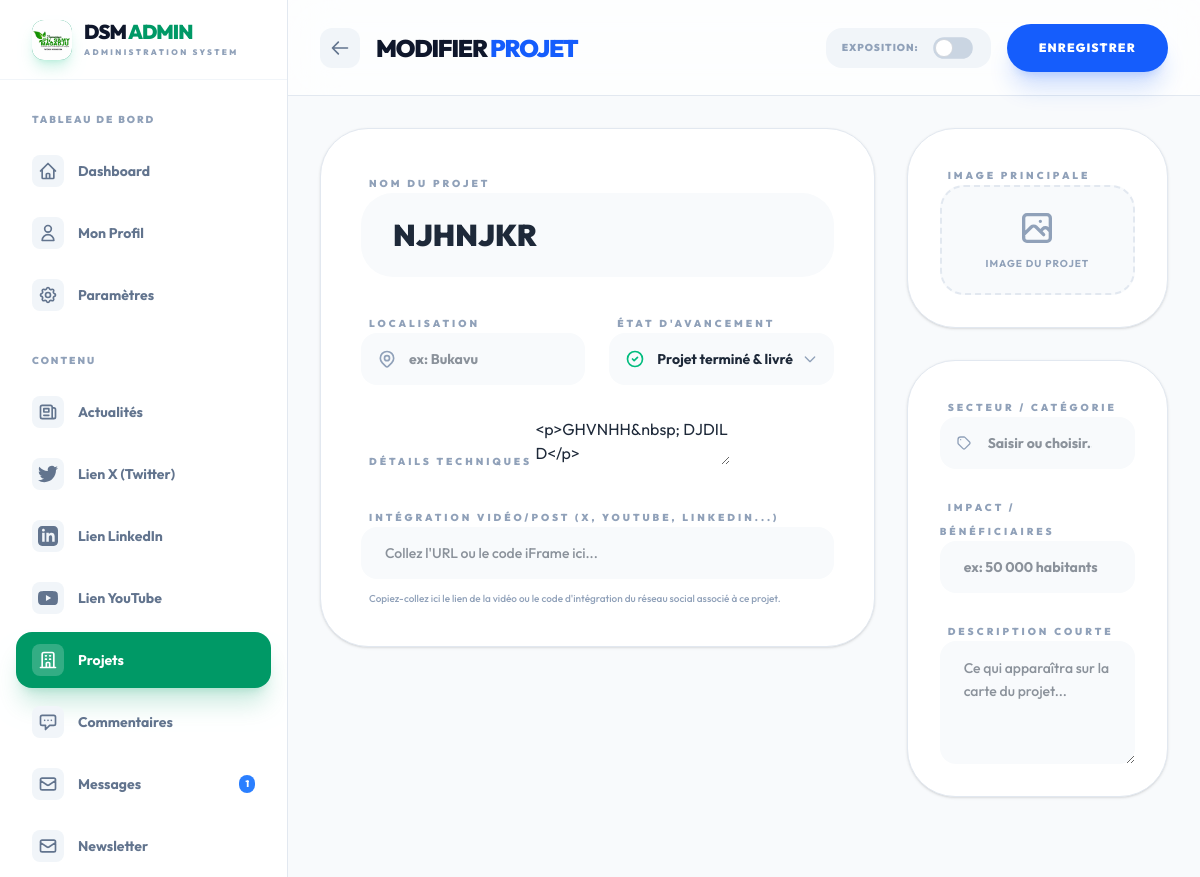
The page /admin/projects_edit.php?id=6 (signed in) on the database its author committed.
### tables this page shows
CREATE TABLE `projects` (
  `id` int(11) NOT NULL,
  `nanoid` varchar(12) DEFAULT NULL,
  `author_id` int(11) DEFAULT NULL,
  `title` varchar(255) NOT NULL,
  `slug` varchar(255) NOT NULL,
  `description` text NOT NULL,
  `content` text NOT NULL,
  `embed_code` text DEFAULT NULL,
  `image` varchar(255) DEFAULT NULL,
  `location` varchar(255) DEFAULT NULL,
  `category` varchar(100) DEFAULT NULL,
  `status` enum('En cours','Terminé','Planifié') DEFAULT 'En cours',
  `start_date` date DEFAULT NULL,
  `end_date` date DEFAULT NULL,
  `budget` varchar(100) DEFAULT NULL,
  `beneficiaries` varchar(255) DEFAULT NULL,
  `created_at` timestamp NOT NULL DEFAULT current_timestamp(),
  `updated_at` timestamp NOT NULL DEFAULT current_timestamp() ON UPDATE current_timestamp(),
  `published` tinyint(1) DEFAULT 1
);

### admin/projects_edit.php (the view, shortened to what this page needs)
<?php
$pdo = getDBConnection();
$project = null;
$id_param = isset($_GET['id']) ? $_GET['id'] : 0;
$id = 0;
if ($id_param) {
    if (is_numeric($id_param)) {
        $id = (int)$id_param;
    } else {
        $decoded = $hashids->decode($id_param);
        $id = !empty($decoded) ? $decoded[0] : 0;
    }
}
if ($id) {
    $stmt = $pdo->prepare("SELECT * FROM projects WHERE id = :id");
    $stmt->execute([':id' => $id]);
    $project = $stmt->fetch();
}
?>
<!DOCTYPE html>
<html lang="fr" class="h-full">
<head>
    <link rel="stylesheet" href="<?php echo SITE_URL; ?>/dist/output.css">
</head>
<body class="bg-slate-50 dark:bg-slate-950 transition-colors duration-300 min-h-screen">
    <?php include 'includes/sidebar.php'; ?>
    <main class="lg:ml-72 flex flex-col min-w-0">
        <form method="POST" enctype="multipart/form-data">
        <header class="h-24 sticky top-0 z-40 bg-white/70 dark:bg-slate-900/70 backdrop-blur-xl border-b border-slate-200 dark:border-slate-800 flex items-center justify-between px-8">
            <div class="flex items-center gap-4">
                <a href="<?php echo SITE_URL; ?>/admin/projets" class="w-10 h-10 rounded-xl bg-slate-100 dark:bg-slate-800 flex items-center justify-center text-slate-500 hover:text-blue-600 transition-all">
                    <svg class="w-5 h-5" fill="none" stroke="currentColor" viewBox="0 0 24 24"><path stroke-linecap="round" stroke-linejoin="round" stroke-width="2" d="M10 19l-7-7m0 0l7-7m-7 7h18"/></svg>
                </a>
                <h1 class="text-2xl font-black text-slate-900 dark:text-white uppercase tracking-tighter"><?php echo $id ? 'Modifier' : 'Nouveau'; ?> <span class="text-blue-600">Projet</span></h1>
            </div>
            <div class="flex items-center gap-4">
                <div class="hidden md:flex items-center gap-3 px-4 py-2 bg-slate-100 dark:bg-slate-800 rounded-2xl">
                    <span class="text-[10px] font-black text-slate-400 uppercase tracking-widest">Exposition:</span>
                    <label class="relative inline-flex items-center cursor-pointer scale-90">
                        <div class="w-11 h-6 bg-slate-300 peer-focus:outline-none rounded-full peer dark:bg-slate-700 peer-checked:after:translate-x-full peer-checked:after:border-white after:content-[''] after:absolute after:top-[2px] after:left-[2px] after:bg-white after:border-gray-300 after:border after:rounded-full after:h-5 after:w-5 after:transition-all peer-checked:bg-blue-600"></div>
                    </label>
                </div>
                <button type="submit" class="bg-blue-600 hover:bg-blue-700 text-white px-8 py-4 rounded-[1.5rem] font-black uppercase tracking-widest text-xs shadow-xl shadow-blue-600/20 hover:-translate-y-1 transition-all">
                    Enregistrer
                </button>
            </div>
        </header>
        <div class="p-8 pb-20 max-w-6xl mx-auto w-full animate-fade-in">
            <div class="grid grid-cols-1 lg:grid-cols-3 gap-8">
                <div class="lg:col-span-2 space-y-8">
                    <div class="bg-white dark:bg-slate-900 p-10 rounded-[3rem] shadow-sm border border-slate-200 dark:border-slate-800 space-y-8">
                        <div class="space-y-3">
                            <label class="text-[10px] font-black text-slate-400 uppercase tracking-[0.3em] ml-2">Nom du Projet</label>
                            <input type="text" name="title" value="<?php echo htmlspecialchars($project['title'] ?? ''); ?>" placeholder="Titre du projet (optionnel si media)..."
                                   class="block w-full px-8 py-6 bg-slate-50 dark:bg-slate-800 border-none rounded-[2rem] focus:ring-4 focus:ring-blue-500/10 transition-all dark:text-white font-black text-3xl placeholder-slate-300">
                        </div>
                        <div class="grid grid-cols-1 md:grid-cols-2 gap-6">
                            <div class="space-y-3">
                                <label class="text-[10px] font-black text-slate-400 uppercase tracking-[0.3em] ml-2">Localisation</label>
                                <div class="relative">
                                    <div class="absolute inset-y-0 left-0 pl-4 flex items-center pointer-events-none text-slate-400">
                                    </div>
                                    <input type="text" name="location" value="<?php echo htmlspecialchars($project['location'] ?? ''); ?>" placeholder="ex: Bukavu"
                                           class="block w-full pl-12 pr-6 py-4 bg-slate-50 dark:bg-slate-800 border-none rounded-2xl focus:ring-4 focus:ring-blue-500/10 transition-all dark:text-white font-bold text-sm">
                                </div>
                            </div>
                            <div class="space-y-3">
                                <label class="text-[10px] font-black text-slate-400 uppercase tracking-[0.3em] ml-2">État d'avancement</label>
                                <div class="relative group">
                                    <div id="status-icon-container" class="absolute inset-y-0 left-0 pl-4 flex items-center pointer-events-none transition-colors <?php
                                        $status = $project['status'] ?? 'En cours';
                                        echo $status === 'Terminé' ? 'text-emerald-500' : ($status === 'Planifié' ? 'text-blue-500' : 'text-amber-500');
                                    ?>">
                                    </div>
                                    <select name="status" id="status-select" class="block w-full pl-12 pr-10 py-4 bg-slate-50 dark:bg-slate-800 border-none rounded-2xl focus:ring-4 focus:ring-blue-500/10 transition-all dark:text-white font-bold text-sm appearance-none cursor-pointer">
                                        <option value="Terminé" <?php echo ($project['status'] ?? '') === 'Terminé' ? 'selected' : ''; ?>>Projet terminé & livré</option>
                                    </select>
                                    <div class="absolute inset-y-0 right-0 pr-4 flex items-center pointer-events-none text-slate-400">
                                    </div>
                                </div>
                            </div>
                        </div>
                        <div class="space-y-3 tinymce-container">
                            <label class="text-[10px] font-black text-slate-400 uppercase tracking-[0.3em] ml-2">Détails techniques</label>
                            <textarea id="content" name="content"><?php echo htmlspecialchars($project['content'] ?? ''); ?></textarea>
                        </div>
                        <div class="space-y-3">
                            <label class="text-[10px] font-black text-slate-400 uppercase tracking-[0.3em] ml-2">Intégration Vidéo/Post (X, YouTube, LinkedIn...)</label>
                            <input type="text" name="embed_code" value="<?php echo htmlspecialchars($project['embed_code'] ?? ''); ?>" placeholder="Collez l'URL ou le code iFrame ici..."
                                   class="block w-full px-6 py-4 bg-slate-50 dark:bg-slate-800 border-none rounded-2xl focus:ring-4 focus:ring-blue-500/10 transition-all dark:text-white font-medium text-sm">
                            <p class="text-[10px] font-medium text-slate-400 ml-2">Copiez-collez ici le lien de la vidéo ou le code d'intégration du réseau social associé à ce projet.</p>
                        </div>
                    </div>
                </div>
                <div class="space-y-8">
                    <div class="bg-white dark:bg-slate-900 p-8 rounded-[3rem] shadow-sm border border-slate-200 dark:border-slate-800 space-y-6">
                        <label class="text-[10px] font-black text-slate-400 uppercase tracking-[0.3em] ml-2">Image Principale</label>
                        <div class="group relative aspect-video bg-slate-50 dark:bg-slate-800 rounded-3xl overflow-hidden border-2 border-dashed border-slate-200 dark:border-slate-700 flex flex-col items-center justify-center text-center p-4">
                            <div id="placeholder-ui" class="<?php echo ($project && $project['image']) ? 'hidden' : ''; ?> flex flex-col items-center">
                                <p class="text-[10px] font-bold text-slate-400 uppercase tracking-widest">Image du Projet</p>
                            </div>
                        </div>
                    </div>
                    <div class="bg-white dark:bg-slate-900 p-8 rounded-[3rem] shadow-sm border border-slate-200 dark:border-slate-800 space-y-6">
                        <div class="space-y-3">
                            <label class="text-[10px] font-black text-slate-400 uppercase tracking-[0.3em] ml-2">Secteur / Catégorie</label>
                            <div class="relative group">
                                <div class="absolute inset-y-0 left-0 pl-4 flex items-center pointer-events-none text-slate-400 group-focus-within:text-blue-600 transition-colors">
                                </div>
                                <input list="category-list" name="category" value="<?php echo htmlspecialchars($project['category'] ?? ''); ?>" placeholder="Saisir ou choisir..."
                                       class="block w-full pl-12 pr-6 py-4 bg-slate-50 dark:bg-slate-800 border-none rounded-2xl focus:ring-4 focus:ring-blue-500/10 transition-all dark:text-white font-bold text-sm">
                            </div>
                        </div>
                        <div class="space-y-3">
                            <label class="text-[10px] font-black text-slate-400 uppercase tracking-[0.3em] ml-2">Impact / Bénéficiaires</label>
                            <input type="text" name="beneficiaries" value="<?php echo htmlspecialchars($project['beneficiaries'] ?? ''); ?>" placeholder="ex: 50 000 habitants"
                                   class="block w-full px-6 py-4 bg-slate-50 dark:bg-slate-800 border-none rounded-2xl focus:ring-4 focus:ring-blue-500/10 transition-all dark:text-white font-bold text-sm">
                        </div>
                        <div class="space-y-3">
                            <label class="text-[10px] font-black text-slate-400 uppercase tracking-[0.3em] ml-2">Description Courte</label>
                            <textarea name="description" rows="4" placeholder="Ce qui apparaîtra sur la carte du projet..."
                                      class="block w-full px-6 py-4 bg-slate-50 dark:bg-slate-800 border-none rounded-2xl focus:ring-4 focus:ring-blue-500/10 transition-all dark:text-white font-medium text-sm leading-relaxed"><?php echo htmlspecialchars($project['description'] ?? ''); ?></textarea>
                        </div>
                    </div>
                </div>
            </div>
        </div>
        </form>
    </main>
</body>
</html>

### admin/projects_edit.php (style rules this page uses)
body { font-family: 'Outfit', sans-serif; }

### rows shown on the page
projects: title "NJHNJKR", status "Projet terminé & livré", content "<p>GHVNHH&nbsp; DJDIL D</p>"

### other values the page prints
$new_msgs "1"
